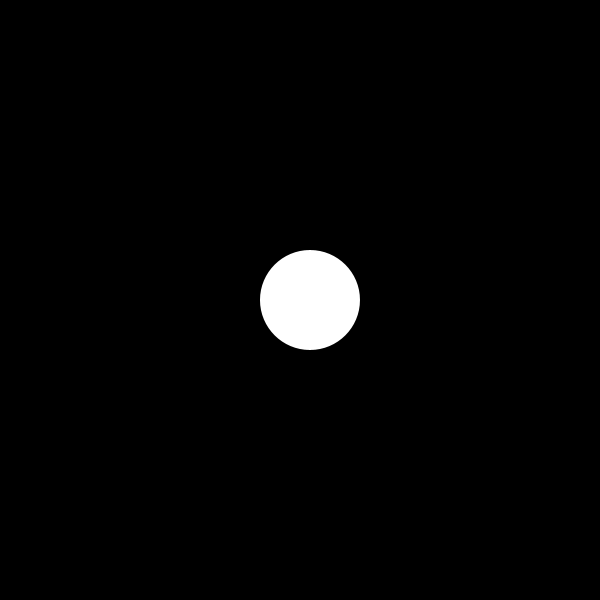
Frame 1 (no input)
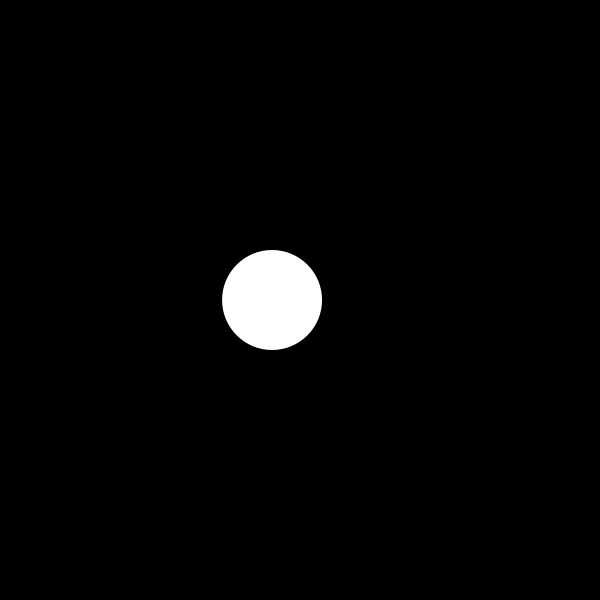
Frame 60 (the mouse pressed at the canvas centre just before this capture)
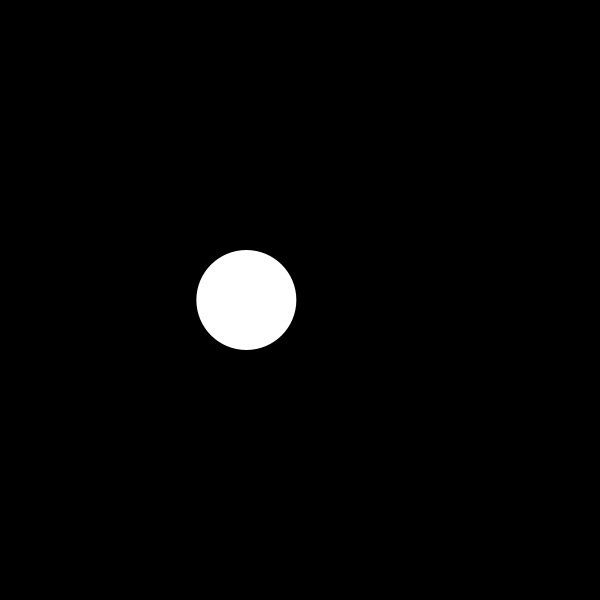
Frame 120 (the mouse held since frame 60 and released just before this capture)

The Processing sketch that drew these frames (run headless with seeded random() and noise(); from frame 60 on, the mouse is pressed at the canvas centre):

// Processing sketch: oscilacion_2
// ── oscilacion_2.pde
float vel;
float posX;
float posY;
float sizeX, sizeY;

float radius;

void setup() {
  size(600, 600);

  posX = width/2;
  posY = height/2;
  sizeX = 100;
  sizeY = 100;
  radius = 100;

  noStroke();
}

void draw() {
  background(0);

  posX = width/2 + sin(frameCount*0.1)*radius;

  fill(255);
  ellipse(posX, posY, sizeX, sizeY);
}
